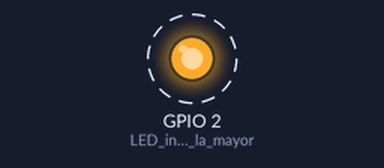
A program run on a simulated ESP32. Shown: output pins drawn as LEDs (lit = HIGH). Dashed ring = blinking. What the program prints to the serial monitor is not drawn.

Above: at 1.2 s.
Timing chart, 0 to 4.0 s (numbered marks = the images above):
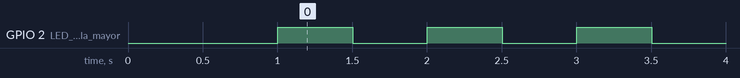

Measured:
- by itself, GPIO 2 (LED_integrado_en_la_mayor): alternates HIGH for 0.50 s and LOW for 0.50 s

The program:

main.cpp
```cpp
#include <Arduino.h>

void setup() {
  Serial.begin(115200);
  delay(1000);

  pinMode(2, OUTPUT); // LED integrado en la mayoría de ESP32

  Serial.println("ESP32 Inicializado!");
  Serial.print("Chip: ");
  Serial.println(ESP.getChipModel());
  Serial.println("Listo para recibir comandos...");
}

// TAREA: Buscar iconos que les gusten
void loop() {
  digitalWrite(2, !digitalRead(2)); // Toggle LED
  Serial.printf("Uptime: %lu segundos\n", millis()/1000);
  delay(500);
}
```
